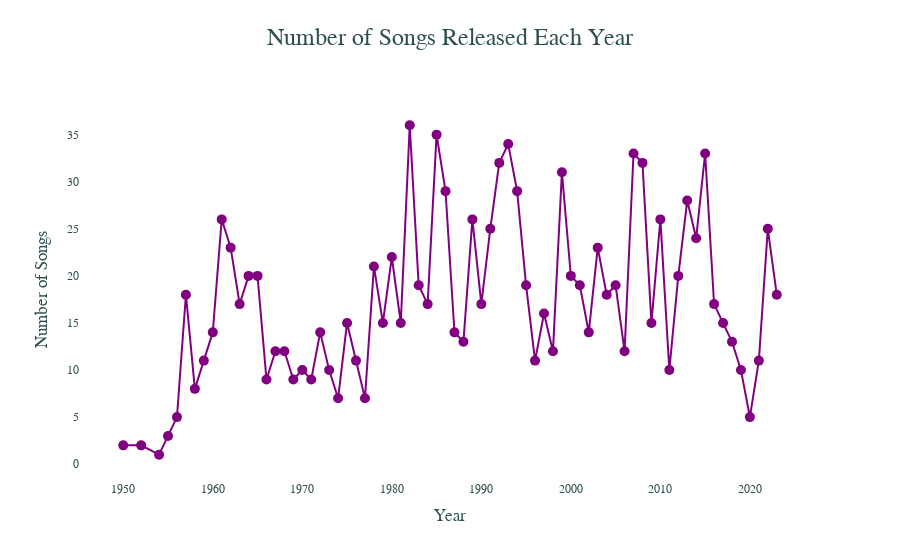

Notebook cell for this chart:
### Code cell
# Count songs per year
songs_per_year = song.groupby('Year')['Songs'].count()

# Create a Plotly line chart with annotations
data_songs_per_year = go.Scatter(
    x=songs_per_year.index,
    y=songs_per_year.values,
    mode='lines+markers',
    marker=dict(color='purple', size=10),
    text=[f'Year: {year}<br>Songs: {songs}' for year, songs in zip(songs_per_year.index, songs_per_year.values)],
    hoverinfo='text',
)

layout_songs_per_year = go.Layout(
    title='Number of Songs Released Each Year',
    xaxis=dict(title='Year'),
    yaxis=dict(title='Number of Songs'),
    height=800,
)

fig_songs_per_year = go.Figure(data=[data_songs_per_year], layout=layout_songs_per_year)

# Update layout for aesthetic improvements
fig_songs_per_year.update_traces(textfont_size=12, textfont_color='black')  # Text font size and color
fig_songs_per_year.update_layout(plot_bgcolor='rgba(0,0,0,0)',  # Transparent plot background
                                 paper_bgcolor='rgba(0,0,0,0)',  # Transparent paper background
                                 font=dict(family="Arial, sans-serif", size=14, color='darkslategray'),  # Font settings
                                 title=dict(x=0.5, y=0.95, font=dict(size=24)),  # Title position and style
                                 xaxis=dict(tickfont=dict(size=12)),  # X-axis tick font size
                                 yaxis=dict(tickfont=dict(size=12)),  # Y-axis tick font size
                                 )

# Display plot
fig_songs_per_year.show()

### Figure 1 — Plotly figure (JSON) as saved in the notebook; plotly's stock layout.template omitted (floating-point values rounded to 4 significant figures)
{"data": [{"hoverinfo": "text", "marker": {"color": "purple", "size": 10}, "mode": "lines+markers", "text": ["Year: 1950.0<br>Songs: 2", "Year: 1952.0<br>Songs: 2", "Year: 1954.0<br>Songs: 1", "Year: 1955.0<br>Songs: 3", "Year: 1956.0<br>Songs: 5", "Year: 1957.0<br>Songs: 18", "Year: 1958.0<br>Songs: 8", "Year: 1959.0<br>Songs: 11", "Year: 1960.0<br>Songs: 14", "Year: 1961.0<br>Songs: 26", "Year: 1962.0<br>Songs: 23", "Year: 1963.0<br>Songs: 17", "Year: 1964.0<br>Songs: 20", "Year: 1965.0<br>Songs: 20", "Year: 1966.0<br>Songs: 9", "Year: 1967.0<br>Songs: 12", "Year: 1968.0<br>Songs: 12", "Year: 1969.0<br>Songs: 9", "Year: 1970.0<br>Songs: 10", "Year: 1971.0<br>Songs: 9", "Year: 1972.0<br>Songs: 14", "Year: 1973.0<br>Songs: 10", "Year: 1974.0<br>Songs: 7", "Year: 1975.0<br>Songs: 15", "Year: 1976.0<br>Songs: 11", "Year: 1977.0<br>Songs: 7", "Year: 1978.0<br>Songs: 21", "Year: 1979.0<br>Songs: 15", "Year: 1980.0<br>Songs: 22", "Year: 1981.0<br>Songs: 15", "Year: 1982.0<br>Songs: 36", "Year: 1983.0<br>Songs: 19", "Year: 1984.0<br>Songs: 17", "Year: 1985.0<br>Songs: 35", "Year: 1986.0<br>Songs: 29", "Year: 1987.0<br>Songs: 14", "Year: 1988.0<br>Songs: 13", "Year: 1989.0<br>Songs: 26", "Year: 1990.0<br>Songs: 17", "Year: 1991.0<br>Songs: 25", "Year: 1992.0<br>Songs: 32", "Year: 1993.0<br>Songs: 34", "Year: 1994.0<br>Songs: 29", "Year: 1995.0<br>Songs: 19", "Year: 1996.0<br>Songs: 11", "Year: 1997.0<br>Songs: 16", "Year: 1998.0<br>Songs: 12", "Year: 1999.0<br>Songs: 31", "Year: 2000.0<br>Songs: 20", "Year: 2001.0<br>Songs: 19", "Year: 2002.0<br>Songs: 14", "Year: 2003.0<br>Songs: 23", "Year: 2004.0<br>Songs: 18", "Year: 2005.0<br>Songs: 19", "Year: 2006.0<br>Songs: 12", "Year: 2007.0<br>Songs: 33", "Year: 2008.0<br>Songs: 32", "Year: 2009.0<br>Songs: 15", "Year: 2010.0<br>Songs: 26", "Year: 2011.0<br>Songs: 10", "Year: 2012.0<br>Songs: 20", "Year: 2013.0<br>Songs: 28", "Year: 2014.0<br>Songs: 24", "Year: 2015.0<br>Songs: 33", "Year: 2016.0<br>Songs: 17", "Year: 2017.0<br>Songs: 15", "Year: 2018.0<br>Songs: 13", "Year: 2019.0<br>Songs: 10", "Year: 2020.0<br>Songs: 5", "Year: 2021.0<br>Songs: 11", "Year: 2022.0<br>Songs: 25", "Year: 2023.0<br>Songs: 18"], "textfont": {"color": "black", "size": 12}, "type": "scatter", "x": [1950, 1952, 1954, 1955, 1956, 1957, 1958, 1959, 1960, 1961, 1962, 1963, 1964, 1965, 1966, 1967, 1968, 1969, 1970, 1971, 1972, 1973, 1974, 1975, 1976, 1977, 1978, 1979, 1980, 1981, 1982, 1983, 1984, 1985, 1986, 1987, 1988, 1989, 1990, 1991, 1992, 1993, 1994, 1995, 1996, 1997, 1998, 1999, 2000, 2001, 2002, 2003, 2004, 2005, 2006, 2007, 2008, 2009, 2010, 2011, 2012, 2013, 2014, 2015, 2016, 2017, 2018, 2019, 2020, 2021, 2022, 2023], "y": [2, 2, 1, 3, 5, 18, 8, 11, 14, 26, 23, 17, 20, 20, 9, 12, 12, 9, 10, 9, 14, 10, 7, 15, 11, 7, 21, 15, 22, 15, 36, 19, 17, 35, 29, 14, 13, 26, 17, 25, 32, 34, 29, 19, 11, 16, 12, 31, 20, 19, 14, 23, 18, 19, 12, 33, 32, 15, 26, 10, 20, 28, 24, 33, 17, 15, 13, 10, 5, 11, 25, 18]}], "layout": {"autosize": true, "font": {"color": "darkslategray", "family": "Arial, sans-serif", "size": 14}, "paper_bgcolor": "rgba(0, 0, 0, 0)", "plot_bgcolor": "rgba(0, 0, 0, 0)", "title": {"font": {"size": 24}, "text": "Number of Songs Released Each Year", "x": 0.5, "y": 0.95}, "xaxis": {"autorange": true, "range": [1945.0, 2028.0], "tickfont": {"size": 12}, "title": {"text": "Year"}, "type": "linear"}, "yaxis": {"autorange": true, "range": [-1.39, 38.39], "tickfont": {"size": 12}, "title": {"text": "Number of Songs"}, "type": "linear"}}}
